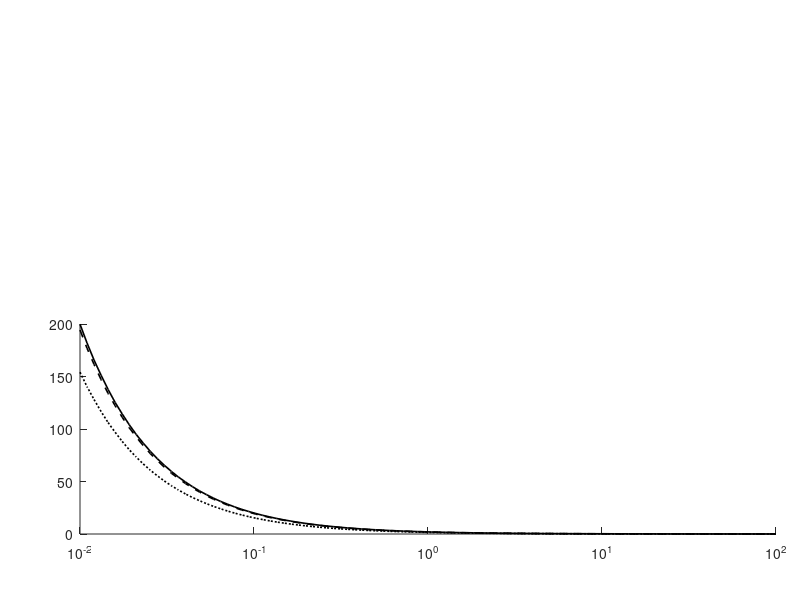

The MATLAB script that drew this image: (Note: this script raises an error after producing the figure.)
clc
clear 

fig = figure;
ax_main = axes('Position', [0.10 0.11 0.87 0.35]);
hold(ax_main, 'on');

line_styles = {'-', '--', ':'};

E = logspace(-1,11,10000);

N=1000;

range=logspace(-2,2,100);

i=0;
for N1=[3,30,300]
    i=i+1;
    j=0;
    for Delta=range
        j=j+1;

        E1_star=(sqrt((N-Delta*E).^2+4*Delta*N1*E)-(N-Delta*E))./(2*Delta);
        E2_star=E-E1_star;
            
        G=(N1*(N-N1)/N)*(1./E).*abs(E1_star/N1-E2_star/(N-N1));

        tau(j) = E(find(G >= 0.5 * G(end), 1, 'first'))/N;

    end
    semilogx(ax_main, range, tau, ...
            'LineStyle',        line_styles{i}, ...
            'Color',            'k', ...
            'LineWidth',        1.2);
end

ax_main.FontSize = 14;
xlabel(ax_main, '$\Delta$', 'Interpreter', 'latex', 'FontSize', 19);
ylabel(ax_main, 'inflection point', 'Interpreter', 'latex', 'FontSize', 19);
box(ax_main, 'on');
grid(ax_main, 'on');
ax_main.Layer   = 'top';
ax_main.XScale  = 'log';
ax_main.GridAlpha      = 0.4;
ax_main.GridLineStyle  = '--';

l={'$n_1\!=\!0.3\%\quad$', '$n_1\!=\!3.0\%\quad$', '$n_1\!=\!30\%\quad$'};
legend(l,'Interpreter', 'latex')


ax_main = axes('Position', [0.09 0.6 0.88 0.35]);
hold(ax_main, 'on');

line_styles = {'-', '--', ':'};

E = logspace(-1,11,10000);

N=1000;

range=1:N-1;

i=0;
for Delta=[0.1,1,10]
    i=i+1;
    j=0;
    for N1=range
        j=j+1;

        E1_star=(sqrt((N-Delta*E).^2+4*Delta*N1*E)-(N-Delta*E))./(2*Delta);
        E2_star=E-E1_star;
            
        G=(N1*(N-N1)/N)*(1./E).*abs(E1_star/N1-E2_star/(N-N1));

        tau(j) = max(G);
    end
    semilogx(ax_main, range/N, tau, ...
            'LineStyle',        line_styles{i}, ...
            'Color',            'k', ...
            'LineWidth',        1.2);
end

ax_main.FontSize = 14;
xlabel(ax_main, '$n_1$', 'Interpreter', 'latex', 'FontSize', 19);
ylabel(ax_main, 'maximal inequality', 'Interpreter', 'latex', 'FontSize', 19);
box(ax_main, 'on');
grid(ax_main, 'on');
ax_main.Layer   = 'top';
ax_main.XScale  = 'log';
ax_main.GridAlpha      = 0.4;
ax_main.GridLineStyle  = '--';

%% ---- SAVE --------------------------------------------------------------
exportgraphics(gcf,'figures/phase_transition.pdf','ContentType','vector');
fprintf('Saved phase_transition.pdf\n');
